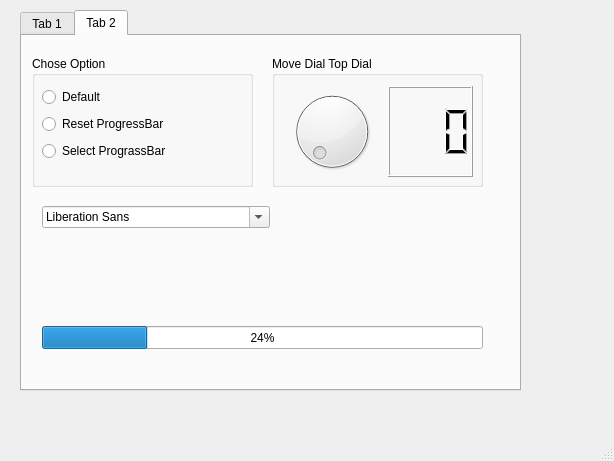
<?xml version="1.0" encoding="UTF-8"?>
<ui version="4.0">
 <class>MainWindow</class>
 <widget class="QMainWindow" name="MainWindow">
  <property name="geometry">
   <rect>
    <x>0</x>
    <y>0</y>
    <width>614</width>
    <height>461</height>
   </rect>
  </property>
  <property name="windowTitle">
   <string>MainWindow</string>
  </property>
  <widget class="QWidget" name="centralwidget">
   <widget class="QTabWidget" name="tabWidget">
    <property name="geometry">
     <rect>
      <x>20</x>
      <y>10</y>
      <width>501</width>
      <height>381</height>
     </rect>
    </property>
    <property name="currentIndex">
     <number>1</number>
    </property>
    <widget class="QWidget" name="tab">
     <attribute name="title">
      <string>Tab 1</string>
     </attribute>
     <widget class="QWidget" name="">
      <property name="geometry">
       <rect>
        <x>10</x>
        <y>10</y>
        <width>481</width>
        <height>331</height>
       </rect>
      </property>
      <layout class="QVBoxLayout" name="verticalLayout">
       <item>
        <widget class="QDateEdit" name="dateEdit">
         <property name="currentSection">
          <enum>QDateTimeEdit::DaySection</enum>
         </property>
         <property name="displayFormat">
          <string>d/M/yyyy</string>
         </property>
        </widget>
       </item>
       <item>
        <widget class="QCalendarWidget" name="calendarWidget"/>
       </item>
      </layout>
     </widget>
    </widget>
    <widget class="QWidget" name="tab_2">
     <attribute name="title">
      <string>Tab 2</string>
     </attribute>
     <widget class="QGroupBox" name="groupBox">
      <property name="geometry">
       <rect>
        <x>10</x>
        <y>20</y>
        <width>221</width>
        <height>131</height>
       </rect>
      </property>
      <property name="title">
       <string>Chose Option</string>
      </property>
      <widget class="QWidget" name="">
       <property name="geometry">
        <rect>
         <x>10</x>
         <y>30</y>
         <width>151</width>
         <height>76</height>
        </rect>
       </property>
       <layout class="QVBoxLayout" name="verticalLayout_2">
        <item>
         <widget class="QRadioButton" name="Default">
          <property name="text">
           <string>Default</string>
          </property>
         </widget>
        </item>
        <item>
         <widget class="QRadioButton" name="Reset">
          <property name="text">
           <string>Reset ProgressBar</string>
          </property>
         </widget>
        </item>
        <item>
         <widget class="QRadioButton" name="Select">
          <property name="text">
           <string>Select PrograssBar</string>
          </property>
         </widget>
        </item>
       </layout>
      </widget>
     </widget>
     <widget class="QGroupBox" name="groupBox_2">
      <property name="geometry">
       <rect>
        <x>250</x>
        <y>20</y>
        <width>211</width>
        <height>131</height>
       </rect>
      </property>
      <property name="title">
       <string>Move Dial Top Dial</string>
      </property>
      <widget class="QWidget" name="">
       <property name="geometry">
        <rect>
         <x>10</x>
         <y>30</y>
         <width>191</width>
         <height>91</height>
        </rect>
       </property>
       <layout class="QHBoxLayout" name="horizontalLayout">
        <item>
         <widget class="QDial" name="dial"/>
        </item>
        <item>
         <widget class="QLCDNumber" name="lcdNumber">
          <property name="font">
           <font>
            <pointsize>8</pointsize>
           </font>
          </property>
          <property name="digitCount">
           <number>3</number>
          </property>
          <property name="value" stdset="0">
           <double>0.000000000000000</double>
          </property>
          <property name="intValue" stdset="0">
           <number>0</number>
          </property>
         </widget>
        </item>
       </layout>
      </widget>
     </widget>
     <widget class="QProgressBar" name="progressBar">
      <property name="geometry">
       <rect>
        <x>20</x>
        <y>290</y>
        <width>441</width>
        <height>23</height>
       </rect>
      </property>
      <property name="value">
       <number>24</number>
      </property>
     </widget>
     <widget class="QWidget" name="">
      <property name="geometry">
       <rect>
        <x>20</x>
        <y>170</y>
        <width>228</width>
        <height>101</height>
       </rect>
      </property>
      <layout class="QVBoxLayout" name="verticalLayout_3">
       <item>
        <widget class="QFontComboBox" name="fontComboBox"/>
       </item>
       <item>
        <widget class="QLabel" name="label">
         <property name="font">
          <font>
           <family>Mongolian Baiti</family>
           <pointsize>10</pointsize>
          </font>
         </property>
         <property name="text">
          <string/>
         </property>
        </widget>
       </item>
      </layout>
     </widget>
    </widget>
   </widget>
  </widget>
  <widget class="QMenuBar" name="menubar">
   <property name="geometry">
    <rect>
     <x>0</x>
     <y>0</y>
     <width>614</width>
     <height>26</height>
    </rect>
   </property>
  </widget>
  <widget class="QStatusBar" name="statusbar"/>
 </widget>
 <resources/>
 <connections>
  <connection>
   <sender>Reset</sender>
   <signal>clicked()</signal>
   <receiver>progressBar</receiver>
   <slot>reset()</slot>
   <hints>
    <hint type="sourcelabel">
     <x>154</x>
     <y>149</y>
    </hint>
    <hint type="destinationlabel">
     <x>286</x>
     <y>366</y>
    </hint>
   </hints>
  </connection>
  <connection>
   <sender>dial</sender>
   <signal>valueChanged(int)</signal>
   <receiver>lcdNumber</receiver>
   <slot>display(int)</slot>
   <hints>
    <hint type="sourcelabel">
     <x>345</x>
     <y>151</y>
    </hint>
    <hint type="destinationlabel">
     <x>426</x>
     <y>164</y>
    </hint>
   </hints>
  </connection>
  <connection>
   <sender>fontComboBox</sender>
   <signal>activated(QString)</signal>
   <receiver>label</receiver>
   <slot>setText(QString)</slot>
   <hints>
    <hint type="sourcelabel">
     <x>237</x>
     <y>239</y>
    </hint>
    <hint type="destinationlabel">
     <x>240</x>
     <y>291</y>
    </hint>
   </hints>
  </connection>
 </connections>
</ui>
